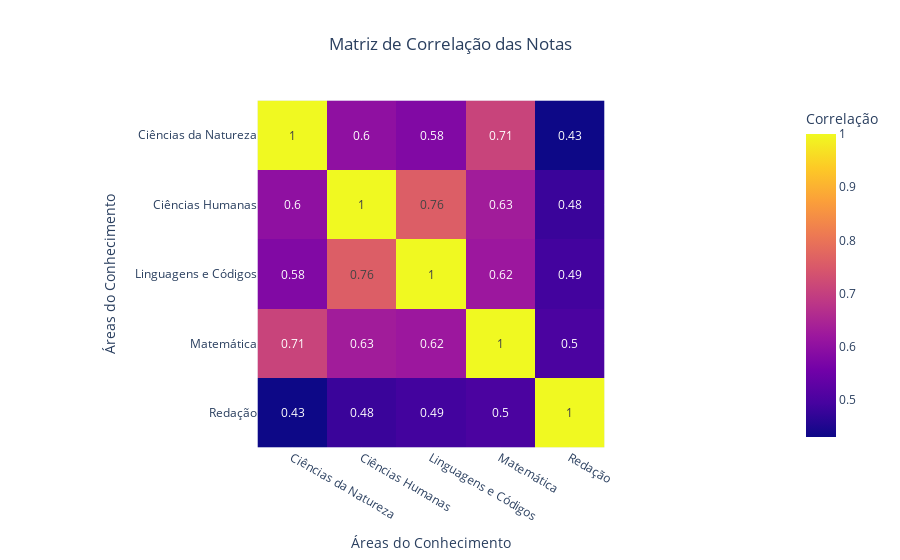

Notebook code cell kept with this figure:
### Markdown cell above
### 4. Quais áreas do conhecimento mais estão relacionadas entre si?

### Code cell
notas_data = df[['NU_NOTA_CN', 'NU_NOTA_CH', 'NU_NOTA_LC', 'NU_NOTA_MT', 'NU_NOTA_REDACAO']].dropna()
# rename the columns
notas_data.columns = ['Ciências da Natureza', 'Ciências Humanas', 'Linguagens e Códigos', 'Matemática', 'Redação']

# Calculate the correlation matrix
correlation_matrix = notas_data.corr()

# Format the correlation values to two decimal places
formatted_correlation_matrix = correlation_matrix.round(2)

# Visualize the formatted correlation matrix using plotly express
fig = px.imshow(formatted_correlation_matrix, 
                text_auto=True, 
                title='Matriz de Correlação das Notas',
                labels=dict(color="Correlação"))

fig.update_layout(title={'x':0.5, 'xanchor': 'center'},
                  xaxis_title="Áreas do Conhecimento",
                  yaxis_title="Áreas do Conhecimento")

# Show the figure
fig.show()

### Figure 1 — Plotly figure (JSON) as saved in the notebook; plotly's stock layout.template omitted (floating-point values rounded to 4 significant figures)
{"data": [{"coloraxis": "coloraxis", "hovertemplate": "x: %{x}<br>y: %{y}<br>Correlação: %{z}<extra></extra>", "name": "0", "texttemplate": "%{z}", "type": "heatmap", "x": ["Ciências da Natureza", "Ciências Humanas", "Linguagens e Códigos", "Matemática", "Redação"], "xaxis": "x", "y": ["Ciências da Natureza", "Ciências Humanas", "Linguagens e Códigos", "Matemática", "Redação"], "yaxis": "y", "z": [[1, 0.6, 0.58, 0.71, 0.43], [0.6, 1, 0.76, 0.63, 0.48], [0.58, 0.76, 1, 0.62, 0.49], [0.71, 0.63, 0.62, 1, 0.5], [0.43, 0.48, 0.49, 0.5, 1]]}], "layout": {"coloraxis": {"colorbar": {"title": {"text": "Correlação"}}, "colorscale": [[0, "#0d0887"], [0.1111, "#46039f"], [0.2222, "#7201a8"], [0.3333, "#9c179e"], [0.4444, "#bd3786"], [0.5556, "#d8576b"], [0.6667, "#ed7953"], [0.7778, "#fb9f3a"], [0.8889, "#fdca26"], [1, "#f0f921"]]}, "title": {"text": "Matriz de Correlação das Notas", "x": 0.5, "xanchor": "center"}, "xaxis": {"anchor": "y", "constrain": "domain", "domain": [0, 1], "scaleanchor": "y", "title": {"text": "Áreas do Conhecimento"}}, "yaxis": {"anchor": "x", "autorange": "reversed", "constrain": "domain", "domain": [0, 1], "title": {"text": "Áreas do Conhecimento"}}}}
